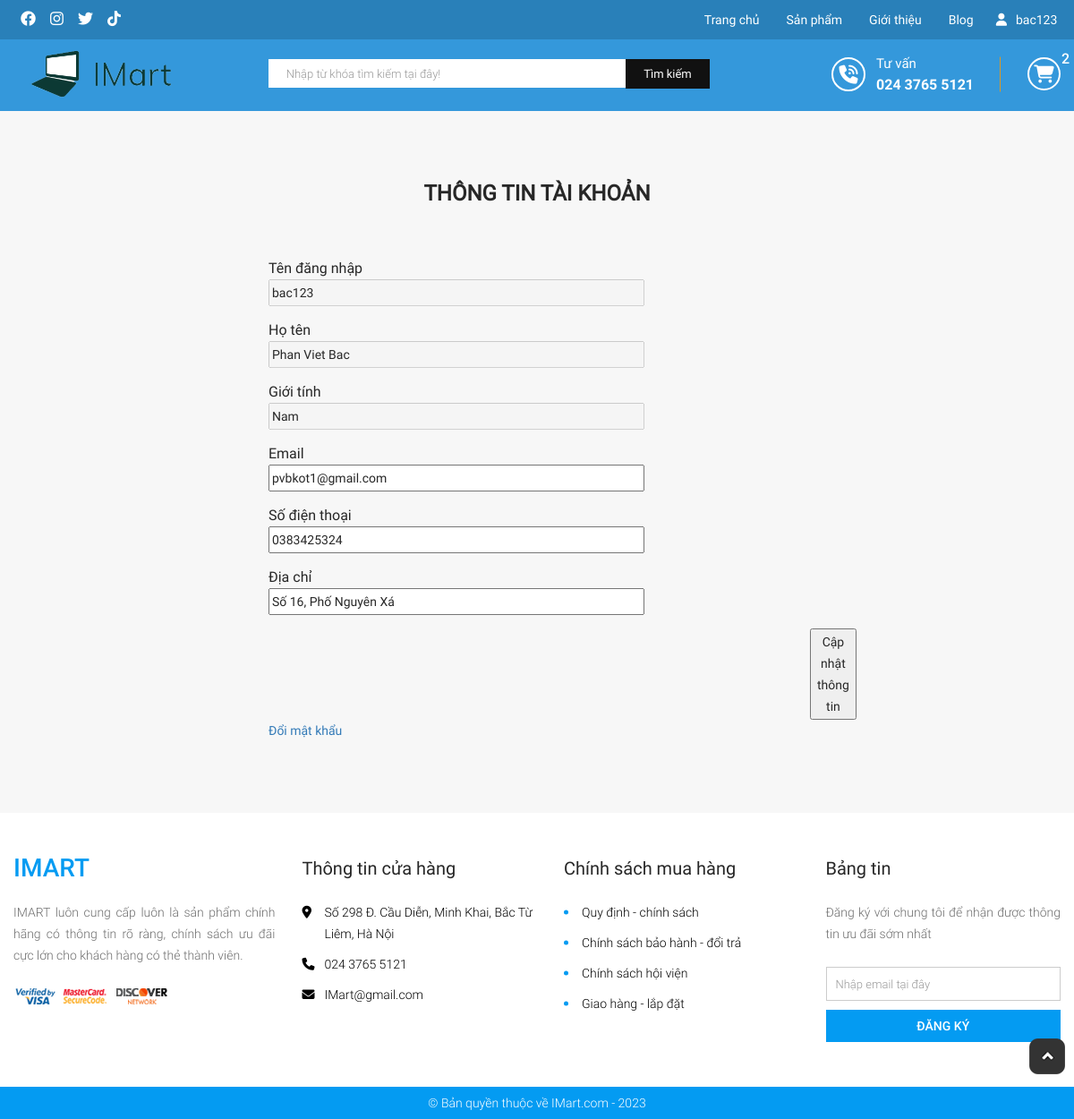
The page /?mod=account&act=detail (signed in) on the database its author committed.
### tables this page shows
CREATE TABLE `tbl_user` (
  `user_id` int(20) NOT NULL,
  `username` varchar(30) NOT NULL,
  `pass` varchar(100) NOT NULL,
  `fullname` varchar(100) NOT NULL,
  `email` varchar(40) NOT NULL,
  `gender` varchar(10) NOT NULL,
  `phone_num` varchar(15) NOT NULL,
  `address` varchar(100) NOT NULL,
  `rule_user` int(1) NOT NULL
);

### modules/account/detail.php (the view, shortened to what this page needs)
<!DOCTYPE html>
<html lang="en">
<head>
</head>
</html>
<?php $user = get_info_user_ordered();?>
<section>
     <div class="noi-dung">
         <div class="form">
             <h2 class="form-title">Thông tin tài khoản</h2>
             <form method="POST" action="">
                 <div class="input-form">
                     <span class="label">Tên đăng nhập</span>
                     <input disabled class="input-text" type="text" name="username" value="<?php echo isset($user['username'])?$user['username']:"" ?>">
                 </div>
             	<div class="input-form">
                     <span class="label">Họ tên</span>
                     <input disabled class="input-text" type="text" name="fullname" value="<?php echo isset($user['fullname'])?$user['fullname']:"" ?>">
                 </div>
                <div class="input-form">
                     <span class="label">Giới tính</span>
                     <input disabled class="input-text" type="text" name="gender" value="<?php echo isset($user['gender'])?$user['gender']:"" ?>">
                 </div>
                 <div class="input-form">
                     <span class="label">Email</span>
                     <input class="input-text" type="text" name="email" value="<?php echo isset($user['email'])?$user['email']:"" ?>">
                 </div>
                 <div class="input-form">
                     <span class="label">Số điện thoại</span>
                     <input class="input-text" type="text" name="phone_num" value="<?php echo isset($user['phone_num'])?$user['phone_num']:"" ?>">
                 </div>
                 <div class="input-form">
                     <span class="label">Địa chỉ</span>
                     <input class="input-text" type="text" name="address" value="<?php echo isset($user['address'])?$user['address']:"" ?>">
                 </div>
                <button type="submit" class="" name="btn-submit" style="margin-left: 605px;">Cập nhật thông tin</button>
            </form>
            <p><a href="?mod=account&act=changePassword">Đổi mật khẩu</a></p>
         </div>
     </div>
 </section>

### public/css/import/global.css (style rules this page uses)
body { font-family: 'Roboto Regular'; font-size: 14px; line-height: normal; color: #272727; line-height: 24px; }
a { text-decoration: none!important; }

### modules/account/detail.php (style rules this page uses)
.form { width: 50%; margin: auto; padding: 80px 0; }
span.label { font-size: 16px; width: 200px; display: inline-block; }
.input-form { width: 100%; margin: 15px 0; }
.input-text { width: 70%; display: inline-block; }
.form-title { font-size:24px; font-weight: bold; text-align: center; text-transform: uppercase; margin-bottom: 60px; }
.noi-dung { background-color: #F7F7F7; padding: 80px auto 40px; }

### rows shown on the page
tbl_user: username "bac123", fullname "Phan Viet Bac", gender "Nam", email "pvbkot1@gmail.com", phone_num "0383425324", address "Số 16, Phố Nguyên Xá"

### other values the page prints
$_SESSION['username'] "bac123"
$num "2"
